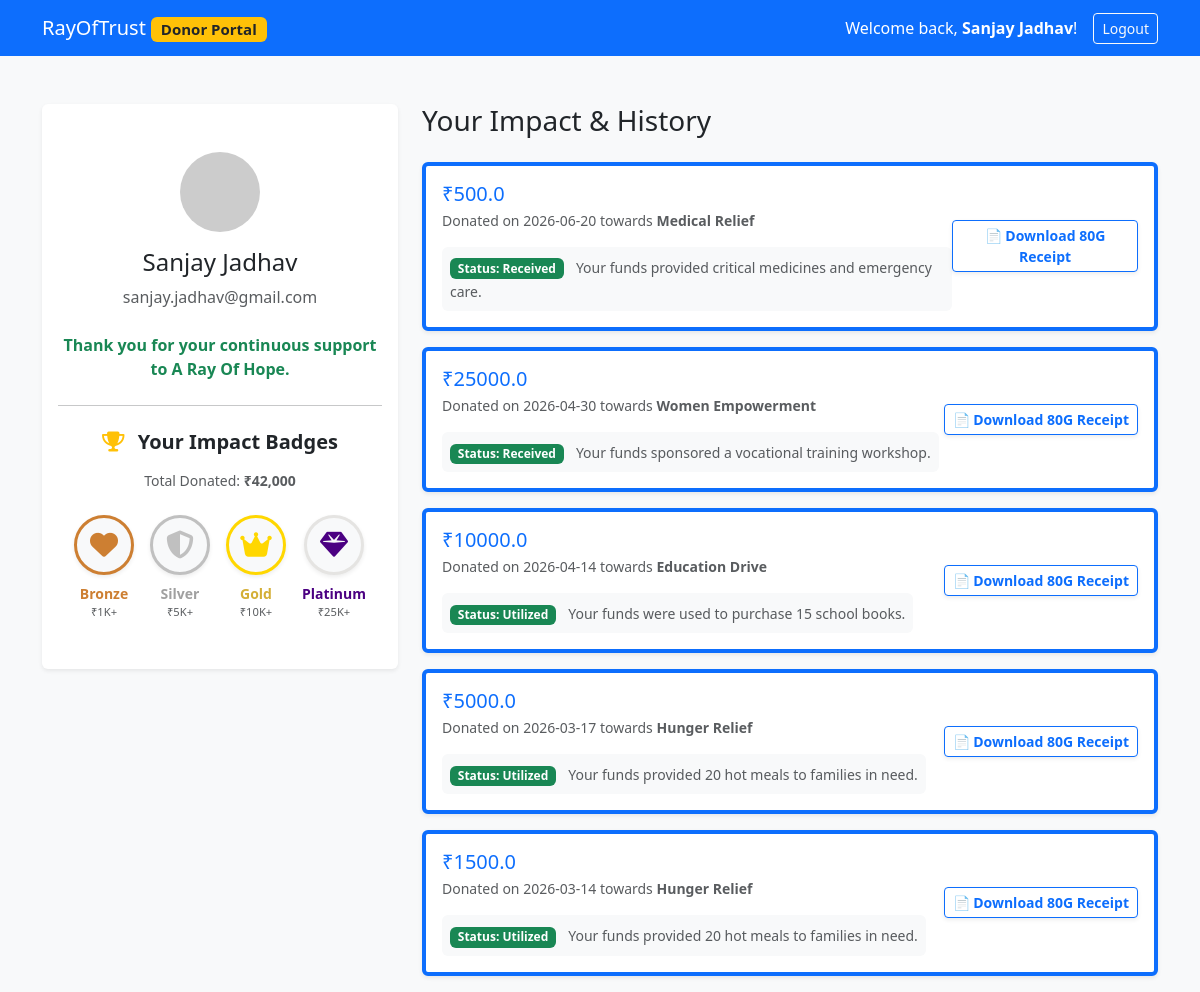
/donor (signed in), run on the app's committed database.
### tables this page shows
CREATE TABLE users (
        id INTEGER PRIMARY KEY AUTOINCREMENT,
        name TEXT NOT NULL,
        email TEXT UNIQUE NOT NULL,
        phone TEXT,
        password_hash TEXT,
        role TEXT NOT NULL DEFAULT 'donor'
    );

CREATE TABLE donations (
        id INTEGER PRIMARY KEY AUTOINCREMENT,
        donor_id INTEGER,
        amount REAL NOT NULL,
        date TEXT NOT NULL,
        purpose TEXT NOT NULL,
        status TEXT NOT NULL DEFAULT 'Received',
        impact_details TEXT,
        FOREIGN KEY (donor_id) REFERENCES users(id)
    );

### app.py (the view)
@app.route('/donor')
def donor_portal():
    donor_id = session.get('donor_id')
    if not donor_id:
        return redirect(url_for('donor_login'))
    db = get_db()
    cursor = db.cursor()
    cursor.execute('SELECT * FROM users WHERE id = ?', (donor_id,))
    donor = cursor.fetchone()
    cursor.execute('SELECT * FROM donations WHERE donor_id = ? ORDER BY date DESC', (donor_id,))
    donations = cursor.fetchall()
    total_donated = sum(float(d['amount']) for d in donations)
    return render_template('donor.html', donor=donor, donations=donations, total_donated=total_donated)

### app.py (called while the page is built)
def get_db():
    db = getattr(g, '_database', None)
    if db is None:
        db = g._database = sqlite3.connect(DATABASE)
        db.row_factory = sqlite3.Row
    return db

@app.teardown_appcontext
def close_connection(exception):
    db = getattr(g, '_database', None)
    if db is not None:
        db.close()

### templates/donor.html (shortened to what this page needs)
<!DOCTYPE html>
<html lang="en">
<head>
    <link href="https://cdn.jsdelivr.net/npm/bootstrap@5.3.0/dist/css/bootstrap.min.css" rel="stylesheet">
    <link rel="stylesheet" href="https://cdnjs.cloudflare.com/ajax/libs/font-awesome/6.4.0/css/all.min.css">
</head>
<body class="bg-light">
    <nav class="navbar navbar-expand-lg navbar-dark bg-primary">
        <div class="container">
            <a class="navbar-brand" href="/">RayOfTrust <span class="badge bg-warning text-dark">Donor Portal</span></a>
            <div class="d-flex text-white align-items-center">
                <span class="me-3">Welcome back, <strong>{{ donor.name }}</strong>!</span>
                <a href="/logout" class="btn btn-outline-light btn-sm">Logout</a>
            </div>
        </div>
    </nav>
    <div class="container mt-5">
        <div class="row">
            <div class="col-md-4 mb-4">
                <div class="card shadow-sm border-0 bg-white">
                    <div class="card-body text-center py-5">
                        <img src="https://ui-avatars.com/api/?name={{ donor.name }}&background=0D8ABC&color=fff&size=100" class="rounded-circle mb-3" alt="Profile">
                        <h4>{{ donor.name }}</h4>
                        <p class="text-muted">{{ donor.email }}</p>
                        <p class="mt-4 mb-0 text-success fw-bold">Thank you for your continuous support to A Ray Of Hope.</p>
                        <hr class="my-4">
                        <h5 class="fw-bold mb-3"><i class="fa-solid fa-trophy text-warning me-2"></i> Your Impact Badges</h5>
                        <p class="small text-muted mb-4">Total Donated: <strong>₹{{ "{:,.0f}".format(total_donated) }}</strong></p>
                        <div class="d-flex flex-wrap justify-content-center gap-3">
                            <div class="text-center" style="opacity: {{ '1' if total_donated >= 1000 else '0.2' }}; filter: {{ 'none' if total_donated >= 1000 else 'grayscale(100%)' }}; transition: all 0.3s;">
                                <div class="bg-light rounded-circle d-flex align-items-center justify-content-center mx-auto mb-2 shadow-sm" style="width: 60px; height: 60px; border: 3px solid #cd7f32;">
                                    <i class="fa-solid fa-heart fs-3" style="color: #cd7f32;"></i>
                                </div>
                                <div class="small fw-bold" style="color: #cd7f32;">Bronze</div>
                                <div style="font-size: 0.7rem;" class="text-muted">₹1K+</div>
                            </div>
                            <div class="text-center" style="opacity: {{ '1' if total_donated >= 5000 else '0.2' }}; filter: {{ 'none' if total_donated >= 5000 else 'grayscale(100%)' }}; transition: all 0.3s;">
                                <div class="bg-light rounded-circle d-flex align-items-center justify-content-center mx-auto mb-2 shadow-sm" style="width: 60px; height: 60px; border: 3px solid #c0c0c0;">
                                    <i class="fa-solid fa-shield-halved fs-3" style="color: #c0c0c0;"></i>
                                </div>
                                <div class="small fw-bold" style="color: #a0a0a0;">Silver</div>
                                <div style="font-size: 0.7rem;" class="text-muted">₹5K+</div>
                            </div>
                            <div class="text-center" style="opacity: {{ '1' if total_donated >= 10000 else '0.2' }}; filter: {{ 'none' if total_donated >= 10000 else 'grayscale(100%)' }}; transition: all 0.3s;">
                                <div class="bg-light rounded-circle d-flex align-items-center justify-content-center mx-auto mb-2 shadow-sm" style="width: 60px; height: 60px; border: 3px solid #ffd700;">
                                    <i class="fa-solid fa-crown fs-3" style="color: #ffd700;"></i>
                                </div>
                                <div class="small fw-bold" style="color: #d4af37;">Gold</div>
                                <div style="font-size: 0.7rem;" class="text-muted">₹10K+</div>
                            </div>
                            <div class="text-center" style="opacity: {{ '1' if total_donated >= 25000 else '0.2' }}; filter: {{ 'none' if total_donated >= 25000 else 'grayscale(100%)' }}; transition: all 0.3s;">
                                <div class="bg-light rounded-circle d-flex align-items-center justify-content-center mx-auto mb-2 shadow-sm" style="width: 60px; height: 60px; border: 3px solid #e5e4e2;">
                                    <i class="fa-solid fa-gem fs-3" style="color: #4b0082;"></i>
                                </div>
                                <div class="small fw-bold" style="color: #4b0082;">Platinum</div>
                                <div style="font-size: 0.7rem;" class="text-muted">₹25K+</div>
                            </div>
                        </div>
                    </div>
                </div>
            </div>
            <div class="col-md-8">
                <h3 class="mb-4">Your Impact & History</h3>
                {% for d in donations %}
                <div class="card shadow-sm mb-3 border-start border-primary border-4">
                    <div class="card-body d-flex justify-content-between align-items-center">
                        <div>
                            <h5 class="mb-1 text-primary">₹{{ d.amount }}</h5>
                            <p class="mb-0 text-muted small">Donated on {{ d.date }} towards <strong>{{ d.purpose }}</strong></p>
                            <div class="mt-3 bg-light p-2 rounded">
                                <span class="badge bg-success">Status: {{ d.status }}</span>
                                <small class="ms-2 text-muted">
                                    {% if d.impact_details %}
                                    <i class="fa-solid fa-arrow-right text-success me-1"></i> <span class="fw-bold text-dark">{{ d.impact_details }}</span>
                                    {% else %}
                                        {% if d.purpose == 'Education Drive' %}
                                        Your funds were used to purchase 15 school books.
                                        {% elif d.purpose == 'Winter Clothes' %}
                                        Your funds were used to distribute 5 blankets.
                                        {% elif d.purpose == 'Hunger Relief' %}
                                        Your funds provided 20 hot meals to families in need.
                                        {% elif d.purpose == 'Clean Water' %}
                                        Your funds were used to install a new community water filter.
                                        {% elif d.purpose == 'Women Empowerment' %}
                                        Your funds sponsored a vocational training workshop.
                                        {% elif d.purpose == 'Orphanage Support' %}
                                        Your funds provided essential supplies and care for orphaned children.
                                        {% elif d.purpose == 'Medical Relief' %}
                                        Your funds provided critical medicines and emergency care.
                                        {% else %}
                                        Funds are currently being allocated.
                                        {% endif %}
                                    {% endif %}
                                </small>
                            </div>
                        </div>
                        <div class="text-end">
                            <a href="/receipt/{{ d.id }}" target="_blank" class="btn btn-sm btn-outline-primary fw-bold shadow-sm">
                                📄 Download 80G Receipt
                            </a>
                        </div>
                    </div>
                </div>
                {% else %}
                <div class="alert alert-info shadow-sm">
                    You have not made any donations yet. <a href="/">Click here to donate.</a>
                </div>
                {% endfor %}
            </div>
        </div>
    </div>
</body>
</html>

### data on the page
users: name "Sanjay Jadhav", email "sanjay.jadhav@gmail.com"
donations: amount "500.0", date "2026-06-20", purpose "Medical Relief", status "Received", shows "Your funds provided critical medicines and emergency care."
donations: amount "25000.0", date "2026-04-30", purpose "Women Empowerment", status "Received", shows "Your funds sponsored a vocational training workshop."
donations: amount "10000.0", date "2026-04-14", purpose "Education Drive", status "Utilized", shows "Your funds were used to purchase 15 school books."
donations: amount "5000.0", date "2026-03-17", purpose "Hunger Relief", status "Utilized", shows "Your funds provided 20 hot meals to families in need."
donations: amount "1500.0", date "2026-03-14", purpose "Hunger Relief", status "Utilized", shows "Your funds provided 20 hot meals to families in need."

### other printed values
{{ "{:,.0f}".format(total_donated) }} "42,000"
